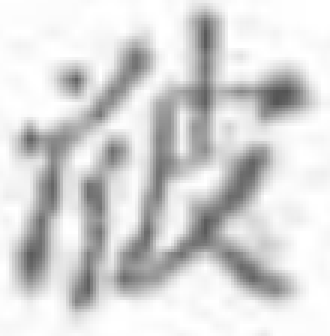
#> input picture test_images/beer.jpg, 110 x 112 px (shown 3 times larger); its folder holds only this picture in this run
$ python scan_augment.py
#> lines starting #> are read from the running program, lines starting #| are printed output that depends on the picture; after the words box and inside, x2 and y2 are one past the last pixel; in counts of white or black regions, pixels touching at a corner belong together
"""Làm ảnh render "xuống cấp" cho giống scan thật — hiệu chỉnh theo số đo, không theo cảm tính.

Vì sao cần
----------
`render_fonts.py` sinh được cặp dương phủ 100% corpus, nhưng BENCHMARK.md mục 13.3 đo ra tập đó
**quá dễ**: ảnh render tự truy hồi đúng chữ ở hit@1 = 0,7018, còn scan thật chỉ 0,0714. Chênh gần
9 lần. Nghĩa là phần lớn khoảng cách tới thực tế **không nằm ở font**.

Đo trực tiếp 59 ảnh trong `test_images/` so với ảnh render cho thấy khoảng cách nằm ở đâu:

    chỉ số      scan thật   render    tỉ lệ    ý nghĩa
    edge          15,6      102,3     0,15x    scan MỜ hơn nhiều — khoảng cách lớn nhất
    contrast      91,6      232,8     0,39x    mực xám nhạt, không đen tuyền
    thick        0,051      0,028     1,82x    nét scan dày gần gấp đôi
    fill         0,349      0,206     1,69x    (hệ quả của nét dày)
    noise         10,1        2,7     3,77x    hạt nhiễu giấy/cảm biến
    bg            254,0      255,0    ~1x      nền giấy hơi ngà

`degrade()` mô phỏng đúng sáu trục đó, theo thứ tự vật lý của một trang scan: tay viết → mực loang
trên giấy → mất phân giải khi chụp → nhoè quang học → giấy ngà + tương phản kém → nhiễu cảm biến.

**Không đụng tới cấu trúc bộ thủ.** Mọi phép biến đổi ở đây đều là nhiễu ảnh; ký tự vẫn là ký tự đó,
nên nhãn (mã Unicode) vẫn đúng.

Ví dụ
-----
    python scan_augment.py --calibrate     # so số đo scan / render / render đã suy giảm
    python scan_augment.py --preview       # xuất bảng ảnh để nhìn bằng mắt
"""

import argparse
import glob
import os

import numpy as np
import pandas as pd
from PIL import Image, ImageFilter
from scipy import ndimage


# [56 lines left out: functions _elastic, degrade, not called in this run]


# --- đo đạc ---------------------------------------------------------------------------------

def measure(source):
    """Sáu chỉ số dùng để so tập ảnh này với scan thật. Nhận đường dẫn hoặc ảnh PIL."""
#> called with source = 'test_images/beer.jpg'
    array = np.array((Image.open(source) if isinstance(source, str) else source).convert("L"),
                     dtype=np.float32)
    background = np.percentile(array, 95)
#> background = 254
    ink = array < background - 40
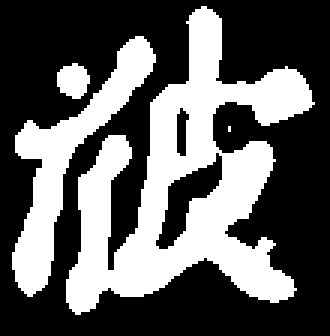
#> ink: shape (112, 110) bool (shown 3 times larger); 37.2% white; 4 white regions (1 under 20 px), largest, box (x1, y1, x2, y2) and area: (22, 2, 105, 105) 3408, (4, 12, 52, 99) 1079, (19, 21, 30, 33) 98
    if not ink.any():
        return None
    distance = ndimage.distance_transform_edt(ink)
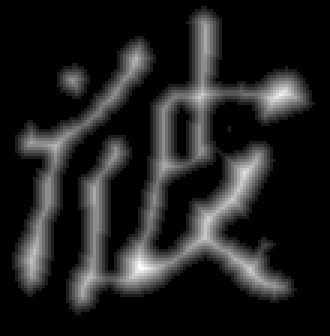
#> distance: shape (112, 110) float64 (shown 3 times larger); min 0, max 9, mean 1.14; drawn with min black and max white
    gy, gx = np.gradient(array)
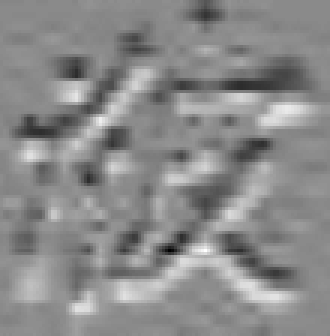
#> gy: shape (112, 110) float32 (shown 3 times larger); min -34.5, max 29, mean 0; drawn with min black and max white
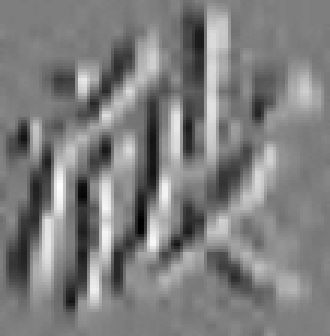
#> gx: shape (112, 110) float32 (shown 3 times larger); min -32.5, max 33, mean 0; drawn with min black and max white
    gradient = np.sqrt(gx ** 2 + gy ** 2)
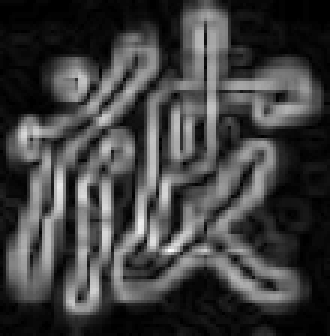
#> gradient: shape (112, 110) float32 (shown 3 times larger); min 0, max 36.06, mean 9; drawn with min black and max white
    strong = gradient > gradient.max() * 0.2
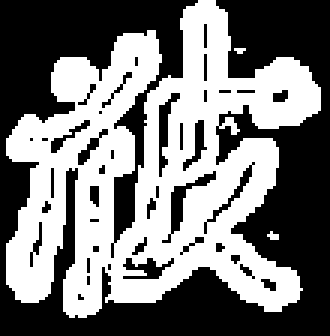
#> strong: shape (112, 110) bool (shown 3 times larger); 47.5% white; 3 white regions (2 under 20 px), largest, box (x1, y1, x2, y2) and area: (2, 0, 107, 106) 5832
    return dict(bg=background,
                fill=ink.mean(),
                thick=2 * distance[ink].mean() / max(array.shape),
                edge=gradient[strong].mean() if strong.any() else 0.0,
                noise=array[~ink].std(),
                contrast=background - array[ink].mean())


COLUMNS = ["bg", "fill", "thick", "edge", "noise", "contrast"]


def summarize(rows):
    return pd.DataFrame([r for r in rows if r]).mean()


def calibrate(args):
    rng = np.random.default_rng(0)
    scans = summarize(measure(p) for p in sorted(glob.glob(f"{args.test_images}/*")))

#> (the run stopped early here; a loop or call above may not have finished)

$ run again, on test_images/cofn.jpg
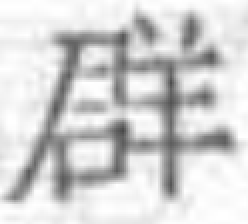
#> input picture test_images/cofn.jpg, 124 x 112 px (shown 2 times larger)
#> background = 253
#> in measure, `ink = array < background - 40`:
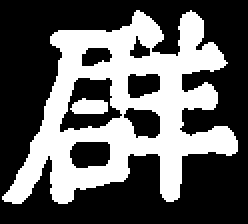
#> ink: shape (112, 124) bool (shown 2 times larger); 37.2% white; 2 white regions, box (x1, y1, x2, y2) and area: (1, 5, 119, 102) 5050, (35, 49, 54, 57) 120
#> in measure, `strong = gradient > gradient.max() * 0.2`:
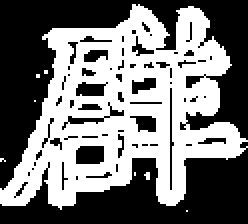
#> strong: shape (112, 124) bool (shown 2 times larger); 46.7% white; 8 white regions (7 under 20 px), largest, box (x1, y1, x2, y2) and area: (0, 2, 124, 105) 6462
